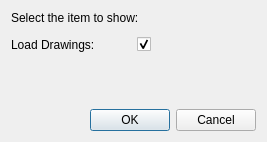
<?xml version="1.0" encoding="UTF-8"?>
<ui version="4.0">
 <class>Dialog</class>
 <widget class="QDialog" name="Dialog">
  <property name="geometry">
   <rect>
    <x>0</x>
    <y>0</y>
    <width>267</width>
    <height>142</height>
   </rect>
  </property>
  <property name="windowTitle">
   <string>Dialog</string>
  </property>
  <layout class="QVBoxLayout" name="verticalLayout">
   <item>
    <widget class="QLabel" name="label_5">
     <property name="text">
      <string>Select the item to show:</string>
     </property>
    </widget>
   </item>
   <item>
    <widget class="QWidget" name="widget" native="true"/>
   </item>
   <item>
    <layout class="QHBoxLayout" name="horizontalLayout">
     <item>
      <widget class="QLabel" name="label_2">
       <property name="text">
        <string>Load Drawings:</string>
       </property>
      </widget>
     </item>
     <item>
      <widget class="QCheckBox" name="checkBox">
       <property name="text">
        <string/>
       </property>
       <property name="checked">
        <bool>true</bool>
       </property>
      </widget>
     </item>
    </layout>
   </item>
   <item>
    <spacer name="verticalSpacer">
     <property name="orientation">
      <enum>Qt::Vertical</enum>
     </property>
     <property name="sizeHint" stdset="0">
      <size>
       <width>20</width>
       <height>4</height>
      </size>
     </property>
    </spacer>
   </item>
   <item>
    <widget class="QDialogButtonBox" name="buttonBox">
     <property name="orientation">
      <enum>Qt::Horizontal</enum>
     </property>
     <property name="standardButtons">
      <set>QDialogButtonBox::Cancel|QDialogButtonBox::Ok</set>
     </property>
    </widget>
   </item>
  </layout>
 </widget>
 <resources/>
 <connections>
  <connection>
   <sender>buttonBox</sender>
   <signal>accepted()</signal>
   <receiver>Dialog</receiver>
   <slot>accept()</slot>
   <hints>
    <hint type="sourcelabel">
     <x>248</x>
     <y>254</y>
    </hint>
    <hint type="destinationlabel">
     <x>157</x>
     <y>274</y>
    </hint>
   </hints>
  </connection>
  <connection>
   <sender>buttonBox</sender>
   <signal>rejected()</signal>
   <receiver>Dialog</receiver>
   <slot>reject()</slot>
   <hints>
    <hint type="sourcelabel">
     <x>316</x>
     <y>260</y>
    </hint>
    <hint type="destinationlabel">
     <x>286</x>
     <y>274</y>
    </hint>
   </hints>
  </connection>
 </connections>
</ui>
